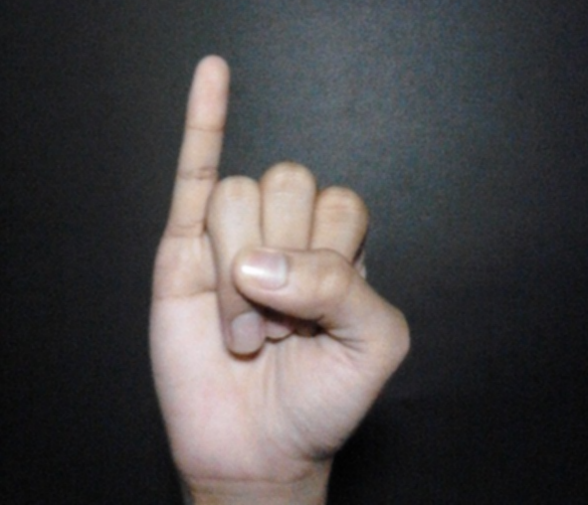
#> input picture segmentation_rsc/hand.png, 588 x 505 px
$ jupyter execute Hand_Segmentation_Practice.ipynb
#> lines starting #> are read from the running program, lines starting #| are printed output that depends on the picture; after the words box and inside, x2 and y2 are one past the last pixel; in counts of white or black regions, pixels touching at a corner belong together
[cell 1]
import cv2
import numpy as np
import matplotlib.pyplot as plt

[cell 2]
src = cv2.imread('../segmentation_rsc/hand.png')
#> src is the input picture: shape (505, 588, 3); mean B, G, R 71.4, 70.7, 73.4
hsv = cv2.cvtColor(src, cv2.COLOR_BGR2HSV)
#> hsv: shape (505, 588, 3); mean H, S, V 84.6, 35.4, 77.9
lower = np.array([0, 10, 80], dtype = 'uint8')
upper = np.array([30, 255, 255], dtype = 'uint8')
dst = cv2.inRange(hsv, lower, upper)
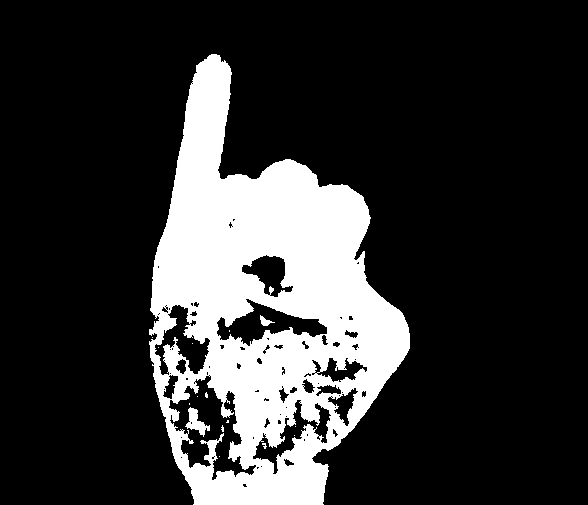
#> dst: shape (505, 588); 20.2% white; 16 white regions (13 under 20 px), largest, box (x1, y1, x2, y2) and area: (149, 54, 410, 505) 59433, (185, 407, 210, 437) 311, (260, 315, 275, 326) 74

[cell 3]
src = cv2.cvtColor(src, cv2.COLOR_BGR2RGB)
plt.figure(figsize = (10, 10))
image1 = plt.subplot(1, 2, 1)
image1.set_title('Original')
plt.axis('off')
plt.imshow(src)

image1 = plt.subplot(1, 2, 2)
image1.set_title('Detected hand')
plt.axis('off')
plt.imshow(dst, cmap='gray')
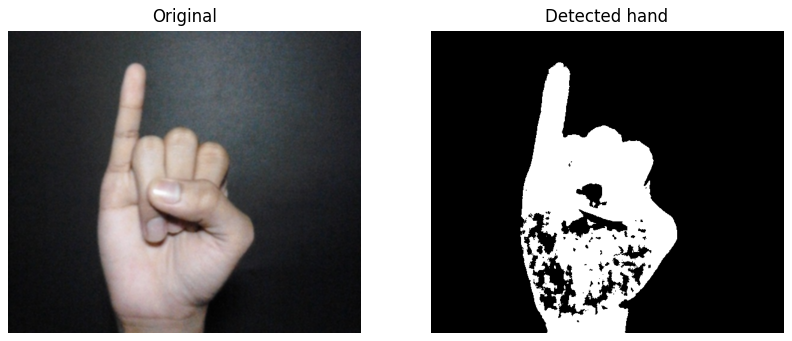
#> figure drawn by matplotlib, 2 panels

[cell 4]
kernel = cv2.getStructuringElement(shape = cv2.MORPH_RECT, ksize=(7, 7))
mor_close = cv2.morphologyEx(dst, cv2.MORPH_CLOSE, kernel, iterations=5)
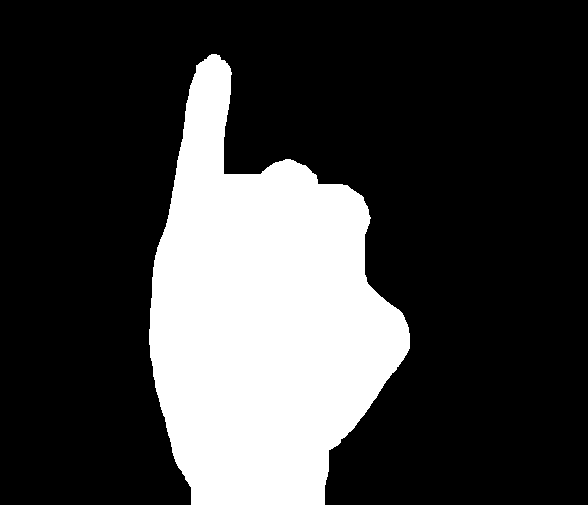
#> mor_close: shape (505, 588); 24.4% white; 1 white region, box (x1, y1, x2, y2) and area: (149, 54, 410, 505) 72598

[cell 5]
plt.figure(figsize=(20, 20))
image1 = plt.subplot(1, 3, 1)
image1.set_title('Original')
plt.axis('off')
plt.imshow(src)

image2 = plt.subplot(1, 3, 2)
image2.set_title('Detected hand')
plt.axis('off')
plt.imshow(dst, cmap='gray')

image3 = plt.subplot(1, 3, 3)
image3.set_title('Final result')
plt.axis('off')
plt.imshow(mor_close, cmap='gray')
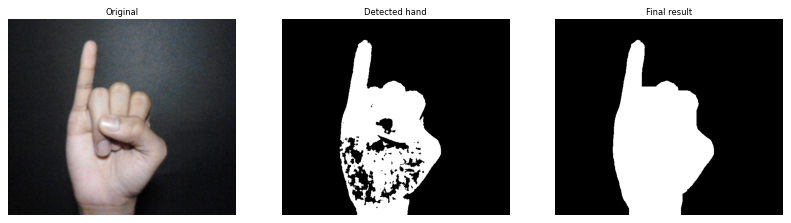
#> figure drawn by matplotlib, 3 panels

$ run again, with segmentation_rsc/image1.png copied over segmentation_rsc/hand.png
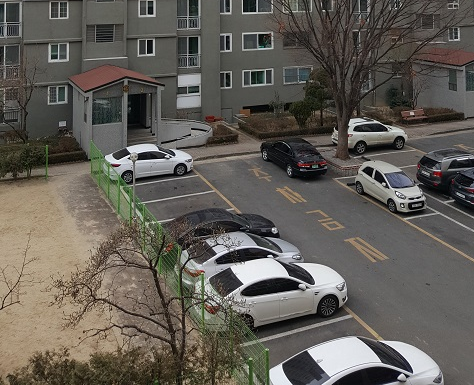
#> input picture segmentation_rsc/image1.png, 474 x 385 px
#> src is the input picture: shape (385, 474, 3); mean B, G, R 86.6, 93.5, 97.7
#> hsv: shape (385, 474, 3); mean H, S, V 42.4, 40.5, 99.3
#> `dst = cv2.inRange(hsv, lower, upper)`:
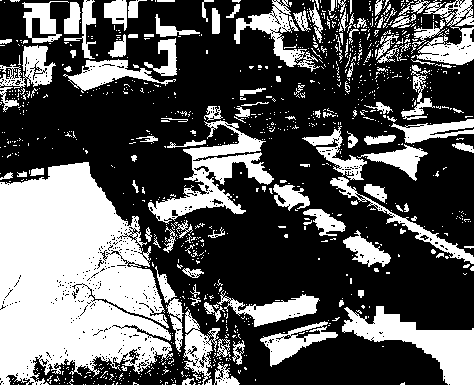
#> dst: shape (385, 474); 35.4% white; 1001 white regions (881 under 20 px), largest, box (x1, y1, x2, y2) and area: (0, 162, 173, 385) 26983, (342, 306, 474, 385) 4001, (148, 120, 274, 224) 3966
#> mor_close: shape (385, 474); 77.6% white; 9 black regions, largest, box (x1, y1, x2, y2) and area: (209, 203, 346, 302) 9116, (364, 243, 474, 330) 6927, (256, 338, 442, 385) 6799
#> `[cell 5] plt.figure(figsize=(20, 20)) image1 = plt.subplot(1, 3, 1) im..`:
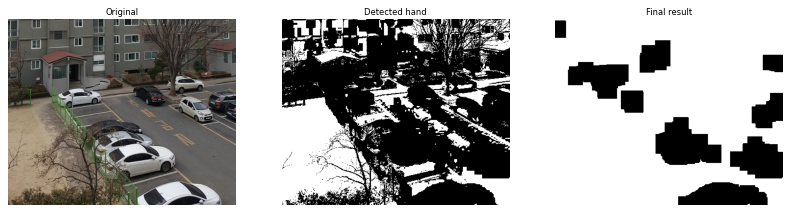
#> figure drawn by matplotlib, 3 panels
